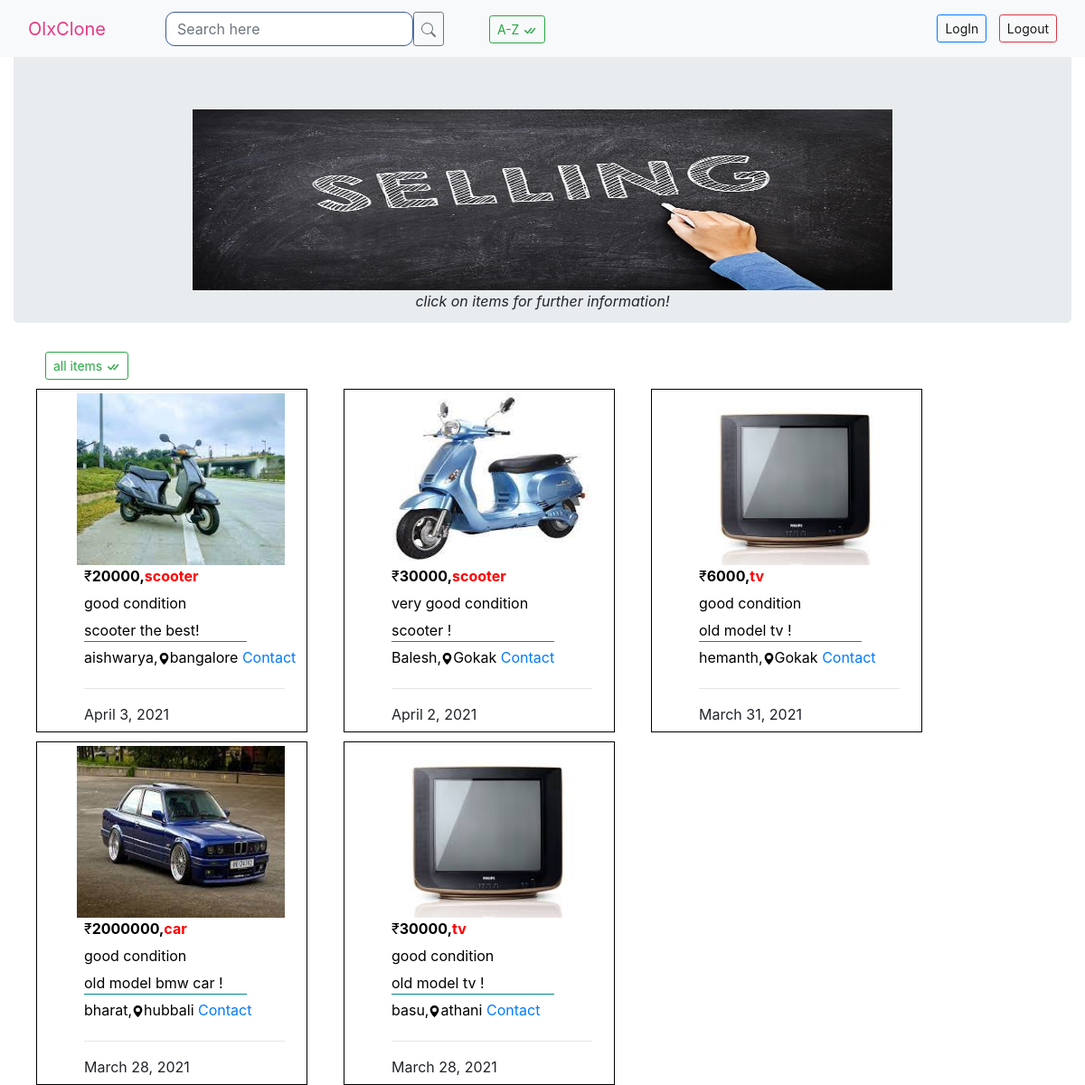
Page /above5/ on the committed database.
### testapp/models.py (models this page shows, shortened)
class Item(models.Model):
    CONDITION_CHOICES=(('good condition','Good Condition'),('very good condition','Very Good Conditon'))
    name=models.CharField(max_length=18)
    place=models.CharField(max_length=18)
    item=models.CharField(max_length=18)
    item_name=models.SlugField(max_length=256)
    item_image=models.ImageField(null=True,blank=True,upload_to='images/')
    about_item=models.CharField(max_length=18)
    price=models.PositiveIntegerField()
    description=models.TextField()
    uploaded=models.DateField(auto_now_add=True)
    updated=models.DateField(auto_now=True)
    condition=models.CharField(max_length=20,choices=CONDITION_CHOICES,default="good condition")
    tags=TaggableManager()
    objects=CustomManager()
    class Meta:
        ordering=['-uploaded']
    def get_absolute_url(self):
        return reverse('item_detail',args=[self.uploaded.year,self.uploaded.strftime('%m'),self.uploaded.strftime('%d'),self.item_name])

### testapp/views.py (the view)
# urls.py: path('above5/',views.item_ormview1),
def item_ormview1(request):
    itemsa5=Item.objects.filter(price__gte=5000)
    return render(request,'testapp/itema5.html',{'itemsa5':itemsa5})

### testapp/models.py (called while the page is built)
    def get_queryset(self):
        return super().get_queryset().order_by('-uploaded',)

### templates/testapp/itema5.html (shortened to what this page needs)
<!DOCTYPE html>
{% extends 'testapp/base.html' %}
{% load staticfiles %}
{% block content %}
<div class="container-fluid xxx" align=center>
  <div class="jumbotron" style="height:300px;">
<img src="{% static "images/sale2.jpg" %}" alt="" width="70%;" height="200px;" class="pics">
<p> <i>click on items for further information!</i> </p>
</div>
  </div>
  <a href="/home" style="margin-left:50px;" class="btn btn-outline-success btn-sm">all items </a><br>
{% for item in itemsa5 %}
{% if item.item_image %}
<a href="{{item.get_absolute_url}}" style="color:black;text-decoration:none;">
<div class="row" style="float:left;">
  <div class="col-lg-2 col-md-4 col-xs-12 list">
    <div class="box" style="border:1px solid black;width:300px;height:380px;margin:10px 0px 0px 40px;padding:4px;">
    <img src="{{item.item_image.url}}" alt="nokia" width="230px" height="190px;" style="margin-left:40px;"><br>
    <ul style="margin-left:40px;list-style-type:none;width:230px;padding-left:8px;height:150px;" class="box">
      <li><p style="display:inline;">&#8377<b>{{item.price}},<span style="color:red;">{{item.item}}</span></b></p></li>
      <li>{{item.condition}}</li>
      <li><p style="width:180px;margin:0px;border-bottom:1px solid #008B8B;">{{item.about_item}}</p></li>
      <li style="width:250px;">{{item.name}},<svg xmlns="http://www.w3.org/2000/svg" width="13" height="13" fill="currentColor" class="bi bi-geo-alt-fill" viewBox="0 0 16 16">
  <path d="M8 16s6-5.686 6-10A6 6 0 0 0 2 6c0 4.314 6 10 6 10zm0-7a3 3 0 1 1 0-6 3 3 0 0 1 0 6z"/>
</svg>{{item.place}} <a href="#">Contact</a> </li><hr>
<li>{{item.uploaded}} </li>
</ul>
  </div>
  </div>
</div>
</a>
{% else %}
{% for i in item_list1 %}
<p>no items found</p>
{% endfor %}
{% endif %}
{% endfor %}
{% endblock %}

### static/css/tweet.css (style rules this page uses)
li { height: 30px; }
body { background: lightgray; }

### rows in the picture
Item: item_image (picture), price "20000", item "scooter", condition "good condition", about_item "scooter the best!", name "aishwarya", place "bangalore", uploaded "April 3, 2021"
Item: item_image (picture), price "30000", item "scooter", condition "very good condition", about_item "scooter !", name "Balesh", place "Gokak", uploaded "April 2, 2021"
Item: item_image (picture), price "6000", item "tv", condition "good condition", about_item "old model tv !", name "hemanth", place "Gokak", uploaded "March 31, 2021"
Item: item_image (picture), price "2000000", item "car", condition "good condition", about_item "old model bmw car !", name "bharat", place "hubbali", uploaded "March 28, 2021"
Item: item_image (picture), price "30000", item "tv", condition "good condition", about_item "old model tv !", name "basu", place "athani", uploaded "March 28, 2021"
